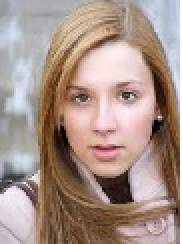
#> input picture FaceDetector/images/photo.jpg, 91 x 122 px (shown 2 times larger)
$ python RostroCamara.py
#> lines starting #> are read from the running program, lines starting #| are printed output that depends on the picture; after the words box and inside, x2 and y2 are one past the last pixel; in counts of white or black regions, pixels touching at a corner belong together
import cv2

print("Detection of faces with OpenCV")
faceDetector = cv2.CascadeClassifier("haarcascade/haarcascade_frontalface_default.xml")
src = cv2.imread("images/photo.jpg")
#> src is the input picture: shape (122, 91, 3); mean B, G, R 137.2, 147, 168.6
faceDetections = faceDetector.detectMultiScale(src)
#> faceDetections = [[23, 26, 60, 60]]

print("Faces detected: ", len(faceDetections))
#| Faces detected:  1
for (x,y,w,h) in faceDetections:
    cv2.rectangle(src, (x,y), (x+w, y+h),(0,255,0), 2)
#> this loop made 1 pass
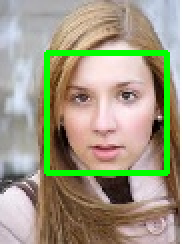
#> src: shape (122, 91, 3) (shown 2 times larger); 6.45% of pixels changed, all inside (x1, y1, x2, y2) = (22, 25, 85, 88)

cv2.imwrite("images/Image_with_faces.png", src)
